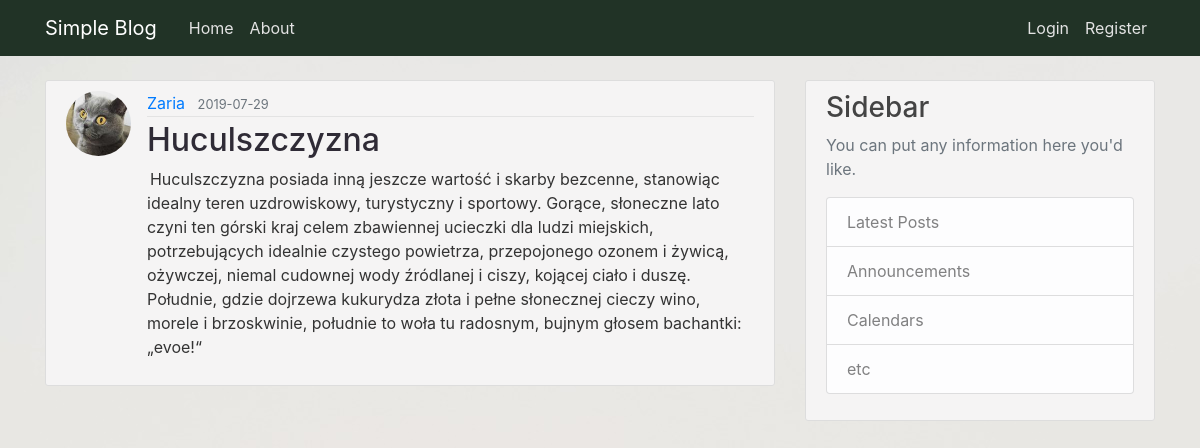
/post/1, run on the app's committed database.
### blog/models.py (models this page shows, shortened)
class User(db.Model, UserMixin):
    id = db.Column(db.Integer, primary_key=True)
    username = db.Column(db.String(20), unique=True, nullable=False)
    email = db.Column(db.String(120), unique=True, nullable=False)
    image_file = db.Column(db.String(20), nullable=False, default='default.jpg')
    password = db.Column(db.String(60), nullable=False)
    posts = db.relationship('Post', backref='author', lazy=True)

class Post(db.Model):
    id = db.Column(db.Integer, primary_key=True)
    title = db.Column(db.String(100), nullable=False)
    date_posted = db.Column(db.DateTime, nullable=False, default=datetime.utcnow)
    content = db.Column(db.Text, nullable=False)
    user_id = db.Column(db.Integer, db.ForeignKey('user.id'), nullable=False)

### blog/posts/routes.py (the view)
@posts.route("/post/<int:post_id>")
def post(post_id):
    post = Post.query.get_or_404(post_id)
    return render_template('post.html', title=post.title, post=post)

### blog/templates/post.html (shortened to what this page needs)
{% extends "layout.html" %}
{% block content %}
    <article class="media content-section">
        <img class="rounded-circle article-img"
            src="{{ url_for('static', filename='profile_pics/' + post.author.image_file) }}">
        <div class="media-body">
            <div class="article-metadata">
                <a class="mr-2" href="{{ url_for('users.user_posts', username=post.author.username) }}">{{ post.author.username }}</a>
                <small class="text-muted">{{ post.date_posted.strftime('%Y-%m-%d') }}</small>
            </div>
            <h2 class="article-title">{{ post.title }}</h2>
            <p class="article-content">{{ post.content }}</p>
        </div>
    </article>
{% endblock content %}

### blog/static/main.css (style rules this page uses)
body { background: #f8f8fa; background: url("plant.jpg"); color: #333333; margin-top: 5rem; }
h1, h2, h3, h4, h5, h6 { color: #444444; }
.content-section { background: #f5f4f4; padding: 10px 20px; border: 1px solid #dddddd; border-radius: 3px; margin-bottom: 20px; }
.article-title { color: #2F2B36; }
.article-content { white-space: pre-line; }
.article-img { height: 65px; width: 65px; margin-right: 16px; }
.article-metadata { padding-bottom: 1px; margin-bottom: 4px; border-bottom: 1px solid #e3e3e3 }

### data on the page
User: image_file (picture), author.username "Zaria"
Post: date_posted "2019-07-29", title "Huculszczyzna", content "Huculszczyzna posiada inną jeszcze wartość i skarby bezcenne, stanowiąc idealny teren uzdrowiskowy, turystyczny i sportowy. Gorące, słoneczne lato czyni ten górski kraj celem zbawiennej ucieczki dla ludzi miejskich, potrzebujących idealnie czystego powietrza, przepojonego ozonem i żywicą, ożywczej, niemal cudownej wody źródlanej i ciszy, kojącej ciało i duszę. Południe, gdzie dojrzewa kukurydza złota i pełne słonecznej cieczy wino, morele i brzoskwinie, południe to woła tu radosnym, bujnym głosem bachantki: „evoe!“"
